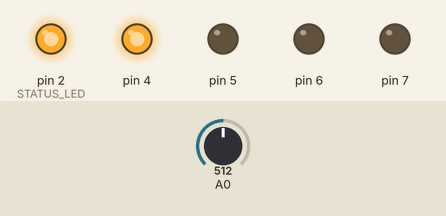
Simulated run of this sketch. Board: Arduino Uno, built with avr-gcc and run on an emulated ATmega328P. Shown: output pins drawn as LEDs (lit = HIGH). The inputs (shaded band) are chosen by the test bench; at power-on: A0 = 512. Storage starts empty.

Above: at 2.8 s.
2.9 s: A0 set to 45
5.6 s: A0 set to 36
At 7.0 s:
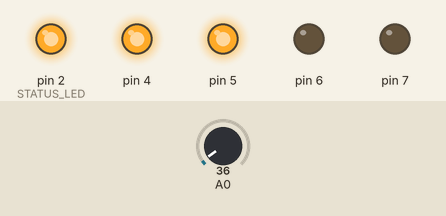
8.3 s: A0 set to 10
At 10.9 s:
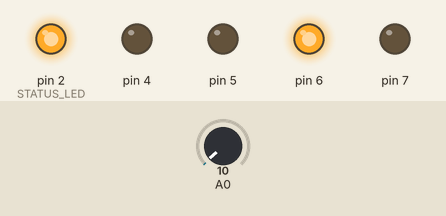
11.6 s: A0 set to 6
14.3 s: A0 set to 3
At 16.8 s:
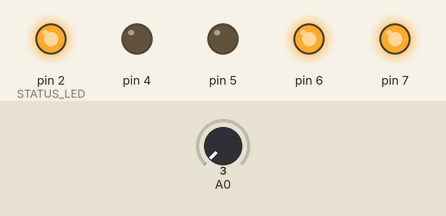
17.6 s: A0 set to 113
At 18.8 s:
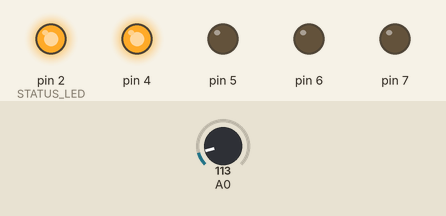
Timing chart, 0 to 20.6 s (numbered marks = the images above; inputs shaded):
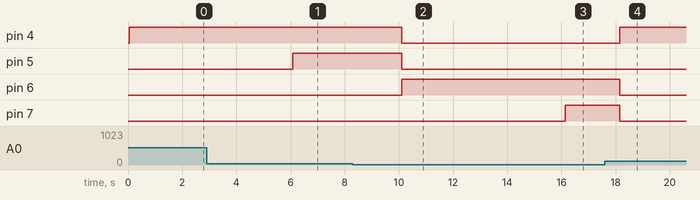

Measured:
- the behaviour switches between 41 and 40 on A0 (found by bisection; images 0 and 1)
- the behaviour switches between 5 and 4 on A0 (found by bisection; images 2 and 3)
- after the input at 2.9 s, every drawn part: stays the same
- after the input at 5.6 s, pin 5: LOW → HIGH after 0.48 s
- after the input at 8.3 s, pin 4, pin 5: HIGH → LOW after 1.8 s; pin 6: LOW → HIGH after 1.8 s
- after the input at 11.6 s, every drawn part: stays the same
- after the input at 14.3 s, pin 7: LOW → HIGH after 1.8 s
- after the input at 17.6 s, pin 4: LOW → HIGH after 0.56 s; pin 6, pin 7: HIGH → LOW after 0.56 s

The sketch:

temp_logger.ino
```cpp
#include <SPI.h>
#include <SD.h>

#ifdef __arm__
// should use uinstd.h to define sbrk but Due causes a conflict
extern "C" char* sbrk(int incr);
#else  // __ARM__
extern char *__brkval;
#endif  // __arm__

int freeMemory() {
  char top;
#ifdef __arm__
  return &top - reinterpret_cast<char*>(sbrk(0));
#elif defined(CORE_TEENSY) || (ARDUINO > 103 && ARDUINO != 151)
  return &top - __brkval;
#else  // __arm__
  return __brkval ? &top - __brkval : &top - __malloc_heap_start;
#endif  // __arm__
}

const int chip_select = 10;
const auto filename = "datalog2.txt";
const auto separator = ", ";
const int STATUS_LED = 2;

void setup() {
  // Status LED:
  pinMode(2, OUTPUT);
  digitalWrite(2, LOW);

  // Monitoring LEDs
  for(int i = 4; i <= 7; i++){
      pinMode(i, OUTPUT);
  }

  //Initialising serial connection
  Serial.begin(9600);
  while (!Serial) {
    ; // wait for serial port to connect. Needed for native USB port only
  }

  #ifdef DEBUG
  Serial.print("Initializing SD card...");
  #endif

  // see if the card is present and can be initialized:
  if (!SD.begin(chip_select)) {
    Serial.println("Card failed, or not present");
    // don't do anything more:
    while (1);
  }
  else{
    digitalWrite(STATUS_LED, HIGH);
  }

  #ifdef DEBUG
  Serial.println("card initialized.");
  #endif

  // Print header
  File dataFile = SD.open(filename, FILE_WRITE);
  String header = "# seconds, temperature, voltage, free_memory";
  dataFile.println(header);
  dataFile.close();

}


void write_to_sd(float temperature, float voltage){
  File dataFile = SD.open(filename, FILE_WRITE);

  if (dataFile){
    digitalWrite(STATUS_LED, HIGH);
  }
  else{
    // FIXME: Hot-removing the SD doesn't seem to trigger this.
    digitalWrite(STATUS_LED, LOW);
  }

  unsigned long time_code = millis() / 1000;

  dataFile.print(time_code);
  dataFile.print(separator);
  dataFile.print(temperature);
  dataFile.print(separator);
  dataFile.print(voltage);
  dataFile.print(separator);
  dataFile.print(freeMemory());
  dataFile.println();
  dataFile.close();
}


void write_to_led(float number){
  // Blue zone
  if (number < 2){
    digitalWrite(7, HIGH);
  }
  else{
    digitalWrite(7, LOW);
  }

  // Green zone
  if (number >= 1 && number < 11){
    digitalWrite(6, HIGH);
  }
  else{
    digitalWrite(6, LOW);
  }

  // Yellow zone
  if (number >= 8 && number < 20){
    digitalWrite(5, HIGH);
  }
  else{
    digitalWrite(5, LOW);
  }

  // Red zone
  if (number >= 15){
    digitalWrite(4, HIGH);
  }
  else{
    digitalWrite(4, LOW);
  }
}


void loop() {
  float temperature, voltage;
  double read_value;

  // Read temperature
  read_value = analogRead(0);
  voltage = 5. * read_value / 1023.;
  temperature = voltage * 100;

  #ifdef DEBUG
  Serial.print(temperature);
  Serial.print(" ");
  Serial.println(read_value);
  #endif

  // Save to SD
  write_to_sd(temperature, voltage);

  // Display
  write_to_led(temperature);

  delay(2000);
}
```
